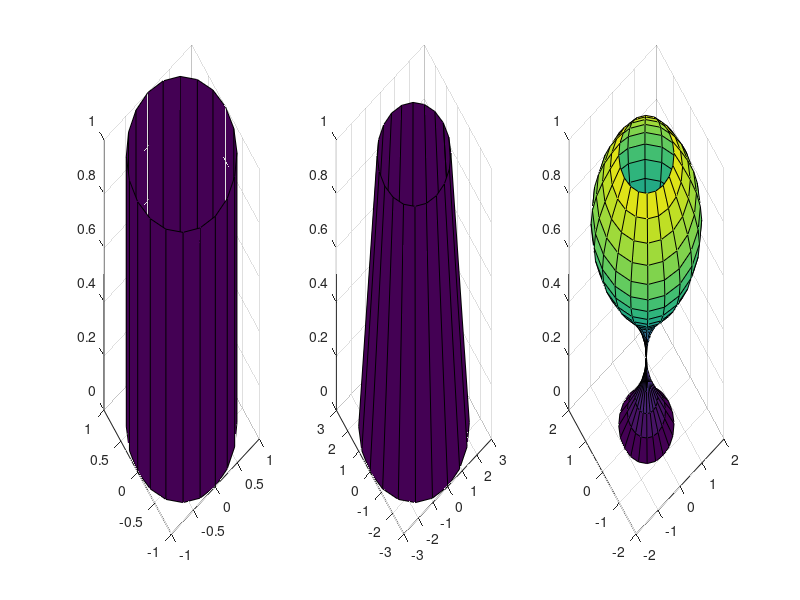

Here is the MATLAB script that generated this plot:
subplot(1, 3, 1), cylinder;
subplot(1, 3, 2), cylinder([3, 2]);
subplot(1, 3, 3), t = -pi:pi / 10:pi;
[x, y, z] = cylinder(1 + sin(t));
surf(x, y, z)
